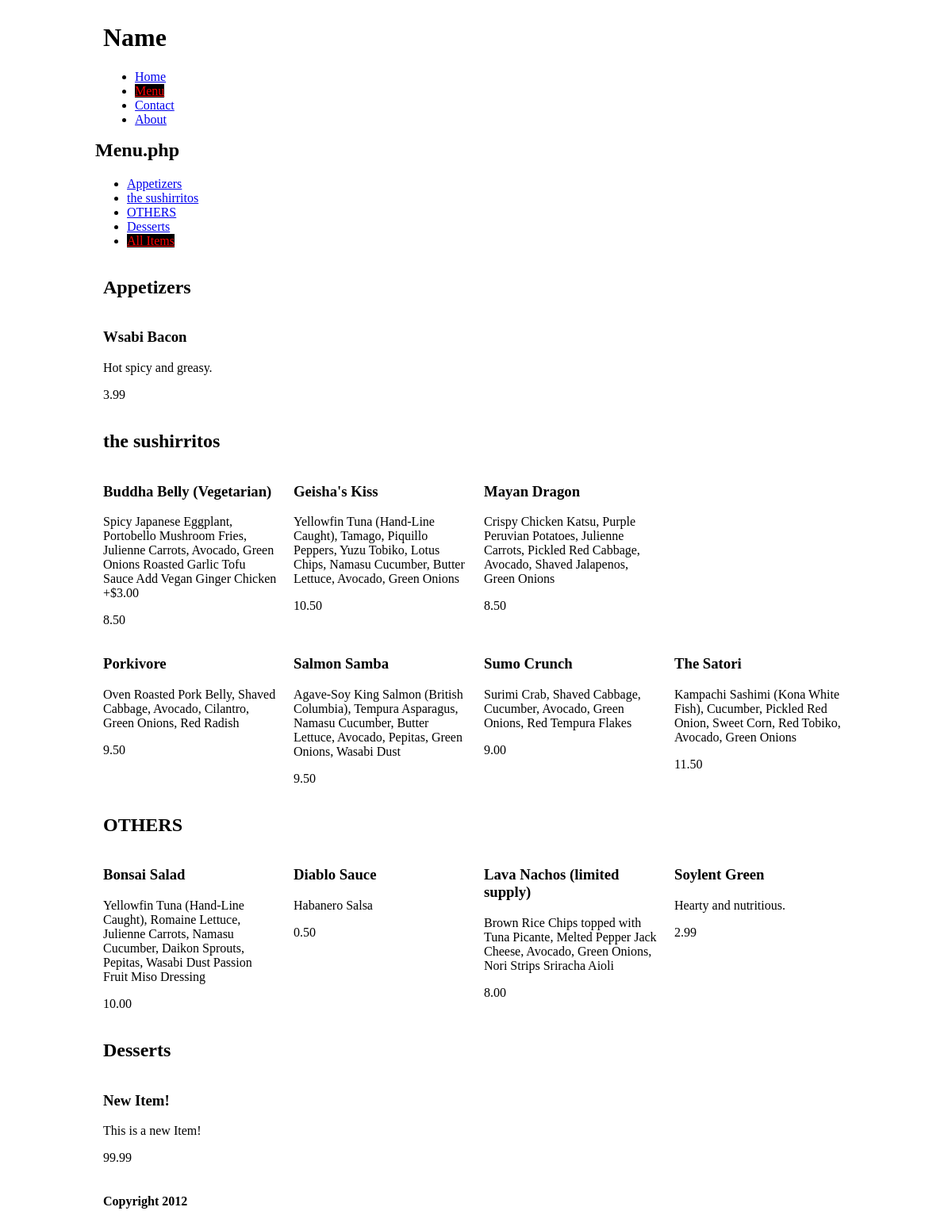
The page /site/menu.php on the database its author committed.
### tables this page shows
CREATE TABLE IF NOT EXISTS `menu_categories` (
  `id` mediumint(8) unsigned NOT NULL AUTO_INCREMENT,
  `name` varchar(40) NOT NULL,
  `slug` varchar(40) NOT NULL,
  `description` text NOT NULL,
  `sort` mediumint(9) NOT NULL,
  PRIMARY KEY (`id`)
);

CREATE TABLE IF NOT EXISTS `menu` (
  `id` mediumint(8) unsigned NOT NULL AUTO_INCREMENT,
  `name` varchar(100) NOT NULL,
  `price` decimal(5,2) NOT NULL,
  `price_per_glass` decimal(5,2) NOT NULL,
  `description` mediumtext NOT NULL,
  `category` varchar(40) NOT NULL,
  PRIMARY KEY (`id`)
);

### site/menu.php (the view, shortened to what this page needs)
<?php
	$menu_class = "current-page";
 ?>
<?php include( "header.php" ); ?>
    	<h2>Menu.php</h2>
    <div>
		<ul>
			<?php
				$sql = "SELECT * FROM menu_categories ORDER BY sort";
				$results = mysql_query( $sql );
				$current_cat = $_GET['category'];
				while( $row = mysql_fetch_array( $results ) ) {
					$name = $row['name'];
					$slug = $row['slug'];
					$url = $_SERVER['PHP_SELF'] . "?category=$slug";
					if ($current_cat==$slug) {
						$selected = "class='selected' ";
					} else {
						$selected = "";
					}
					echo "<li><a $selected href='$url'>$name</a></li>";
				}
				if ( !isset($_GET['category']) ) {
					$selected = "class='selected' ";
				} else {
					$selected = "";
				}
			?>
			<li><a <?php echo $selected; ?> href="<?php echo $_SERVER['PHP_SELF']; ?>">All Items</a></li>
		</ul>
    </div>
      <?php
				if ( isset( $_GET['category'] ) ) {
					$cat = $_GET['category'];
					$sql = "SELECT
								menu.name,
								menu.price,
								menu.description,
								menu_categories.name as category
							FROM
								menu, menu_categories
							WHERE
								menu.category = menu_categories.id
							AND
								menu_categories.slug = '$cat'
							ORDER BY
								menu_categories.sort, menu.name";
				} else {
					$sql = "SELECT
								menu.name,
								menu.price,
								menu.description,
								menu_categories.name as category
							FROM
								menu, menu_categories
							WHERE
								menu.category = menu_categories.id
							ORDER BY
								menu_categories.sort, menu.name";
				}
				$results = mysql_query( $sql );
				$current_category = "";
				while( $row = mysql_fetch_array( $results ) ) {
					$name 			= $row['name'];
					$description 	= $row['description'];
					$price 			= $row['price'];
					$category 		= $row['category'];
					if ( $category != $current_category ) {
						echo "<h2 class='grid_12'>$category</h2>";
						$current_category = $category;
					}
					echo "<div class='menu-item grid_3'>
							<h3>$name</h3>
							<p>$description</p>
							<p>$price</p>
						</div>";
				}
			?>
<?php include( "footer.php" ); ?>

### site/header.php (shortened to what this page needs)
<!DOCTYPE html>
<html>
<head>
	<link rel="stylesheet" type="text/css" href="960.css">
	<link rel="stylesheet" type="text/css" href="style.css">
</head>
<body>
	<div class="container_12">
		<div id="header" class="grid_12">
			<header>
				<h1>Name</h1>
				<ul>
					<li><a class="<?php echo $home_class; ?>" href="index.php">Home</a></li>
					<li><a class="<?php echo $menu_class; ?>" href="menu.php">Menu</a></li>
					<li><a class="<?php echo $contact_class; ?>" href="contact.php">Contact</a></li>
					<li><a class="<?php echo $about_class; ?>" href="about.php">About</a></li>
				</ul>
			</header>
		</div>
		<div id="main">

### site/footer.php
    </div>
    <div id="footer" class="grid_12">
    	<footer><h4>Copyright 2012</h4></footer>
    </div>
  </div>
</body>
</html>

### site/960.css (style rules this page uses)
body { min-width: 960px; }
.container_12, .container_16 { margin-left: auto; margin-right: auto; width: 960px; }
.grid_1, .grid_2, .grid_3, .grid_4, .grid_5, .grid_6, .grid_7, .grid_8, .grid_9, .grid_10, .grid_11, .grid_12, .grid_13, .grid_14, .grid_15, .grid_16 { display: inline; float: left; margin-left: 10px; margin-right: 10px; }
.container_12 .grid_3, .container_16 .grid_4 { width: 220px; }
.container_12 .grid_12, .container_16 .grid_16 { width: 940px; }
.clearfix:before, .clearfix:after, .container_12:before, .container_12:after, .container_16:before, .container_16:after { content: '.'; display: block; overflow: hidden; visibility: hidden; font-size: 0; line-height: 0; width: 0; height: 0; }
.clearfix:after, .container_12:after, .container_16:after { clear: both; }
.clearfix, .container_12, .container_16 { zoom: 1; }

### site/style.css (style rules this page uses)
.selected, .current-page { color:red; background: black; }

### rows shown on the page
menu_categories: name "Appetizers"
menu_categories: name "the sushirritos"
menu_categories: name "OTHERS"
menu_categories: name "Desserts"
menu: menu_categories.name "Appetizers", name "Wsabi Bacon", description "Hot spicy and greasy.", price "3.99"
menu: menu_categories.name "the sushirritos", name "Buddha Belly (Vegetarian)", description "Spicy Japanese Eggplant, Portobello Mushroom Fries, Julienne Carrots, Avocado, Green Onions Roasted Garlic Tofu Sauce Add Vegan Ginger Chicken +$3.00", price "8.50"
menu: name "Geisha's Kiss", description "Yellowfin Tuna (Hand-Line Caught), Tamago, Piquillo Peppers, Yuzu Tobiko, Lotus Chips, Namasu Cucumber, Butter Lettuce, Avocado, Green Onions", price "10.50"
menu: name "Mayan Dragon", description "Crispy Chicken Katsu, Purple Peruvian Potatoes, Julienne Carrots, Pickled Red Cabbage, Avocado, Shaved Jalapenos, Green Onions", price "8.50"
menu: name "Porkivore", description "Oven Roasted Pork Belly, Shaved Cabbage, Avocado, Cilantro, Green Onions, Red Radish", price "9.50"
menu: name "Salmon Samba", description "Agave-Soy King Salmon (British Columbia), Tempura Asparagus, Namasu Cucumber, Butter Lettuce, Avocado, Pepitas, Green Onions, Wasabi Dust", price "9.50"
menu: name "Sumo Crunch", description "Surimi Crab, Shaved Cabbage, Cucumber, Avocado, Green Onions, Red Tempura Flakes", price "9.00"
menu: name "The Satori", description "Kampachi Sashimi (Kona White Fish), Cucumber, Pickled Red Onion, Sweet Corn, Red Tobiko, Avocado, Green Onions", price "11.50"
menu: menu_categories.name "OTHERS", name "Bonsai Salad", description "Yellowfin Tuna (Hand-Line Caught), Romaine Lettuce, Julienne Carrots, Namasu Cucumber, Daikon Sprouts, Pepitas, Wasabi Dust Passion Fruit Miso Dressing", price "10.00"
menu: name "Diablo Sauce", description "Habanero Salsa", price "0.50"
menu: name "Lava Nachos (limited supply)", description "Brown Rice Chips topped with Tuna Picante, Melted Pepper Jack Cheese, Avocado, Green Onions, Nori Strips Sriracha Aioli", price "8.00"
menu: name "Soylent Green", description "Hearty and nutritious.", price "2.99"
menu: menu_categories.name "Desserts", name "New Item!", description "This is a new Item!", price "99.99"
